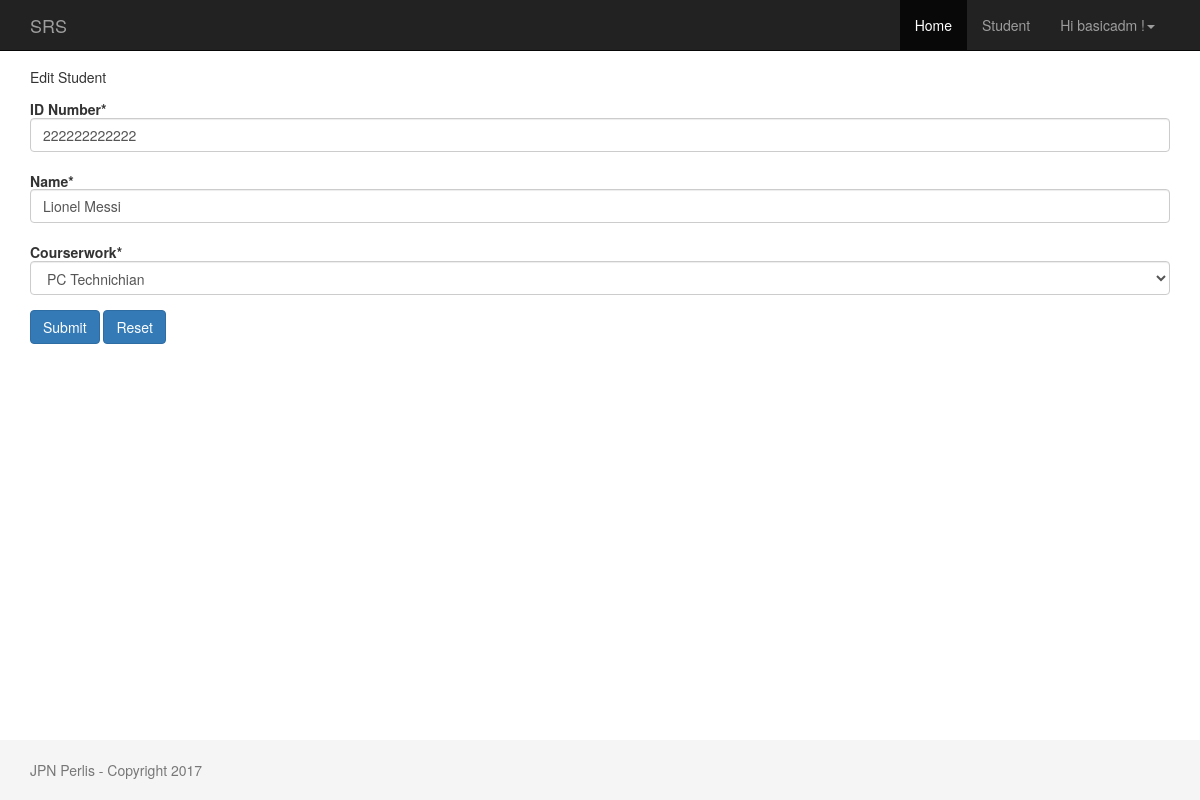
Page /2/edit (signed in) on the committed database.
### student/models.py (models this page shows, shortened)
class Student(models.Model):
    PROGAMMING = 'PR'
    NETWORKING = 'NT'
    PCTECH = 'PC'
    COURSE_CHOICES = (
        (PROGAMMING, 'Programming'),
        (NETWORKING, 'Networking'),
        (PCTECH, 'PC Technichian'),
    )
    createdby = models.ForeignKey('auth.User',on_delete=models.CASCADE)
    icnum = models.CharField('ID Number',max_length=12,unique=True,blank=False,null=False)
    name = models.CharField('Name',max_length=300)
    course = models.CharField('Courserwork',max_length=2,choices=COURSE_CHOICES,default=PCTECH,)
    created_date = models.DateTimeField('Created Date',default=timezone.now)

### student/views.py (the view)
# urls.py: url(r'^(?P<pk>\d+)/edit$', views.student_edit, name='student_edit'),
@login_required(login_url='/accounts/login/')
def student_edit(request,pk):
    student = get_object_or_404(Student, pk=pk)
    if request.method == "POST":
        form = StudentForm(request.POST,instance=student)
        if form.is_valid():
            student = form.save(commit=False)
            student.createdby = request.user
            student.save()
            messages.success(request, "Student record with ID: " + str(student.pk) + " has been updated! ")
            return redirect(reverse_lazy('student_detail',kwargs={'pk': student.pk }))
    else:
        form = StudentForm(instance=student)
    return render(request, 'student/student_edit.html', {'form': form})

### student/forms.py (shortened to what this page needs)
class StudentForm(forms.ModelForm):
    def __init__(self, *args, **kwargs):
        super(StudentForm, self).__init__(*args, **kwargs)
        self.helper = FormHelper(self)
        self.helper.form_class = 'form-horizontal'
        self.helper.layout.append(Submit('submit_change', 'Submit', css_class="btn-primary"))
        self.helper.layout.append(HTML('<a class="btn btn-primary" href={% url "student_home" %}>Reset</a>'))
    class Meta:
        model = Student
        fields = ('icnum', 'name', 'course',)

### templates/student/student_edit.html
{% extends 'baseproj.html' %}
{% load crispy_forms_tags %}
{% block content %}
    <h5>Edit Student<h5>
    {% crispy form %}
{% endblock %}

### templates/baseproj.html (shortened to what this page needs)
{% load static %}
{% load i18n %}
<!DOCTYPE html>
<html lang="en">
  <head>
    <link rel="stylesheet" href="{% static 'css/bootstrap.min.css' %}">
    <link href="{% static 'css/ie10-viewport-bug-workaround.css' %}" rel="stylesheet">
    <link rel="stylesheet" href="{% static 'css/sticky-footer-navbar.css' %}">
  </head>
  <body>
    {% block navbar %}
    <nav class="navbar navbar-inverse navbar-fixed-top">
      <div class="container">
        <div class="navbar-header">
          <a class="navbar-brand" href="#">SRS</a>
        </div>
        <div id="navbar" class="collapse navbar-collapse navbar-right">
          <ul class="nav navbar-nav">
            {% block home_navbar %}<li class="active"><a href="/">Home</a></li>{% endblock %}
            {% block student_navbar %}<li><a href="{% url 'student_home' %}">Student</a></li>{% endblock %}
            {% block user_navbar %}
              {% if user.is_authenticated %}
                <li class="dropdown">
                  <a href="#" class="dropdown-toggle" data-toggle="dropdown" role="button" aria-haspopup="true" aria-expanded="false"></span> Hi {{ user.username }} !<span class="caret"></span></a>
                </li>
              {% else %}
                <li><a href="/accounts/login/">Sign In</a></li>
                <li><a href="/accounts/signup/">Sign Up</a></li>
              {% endif %}
            {% endblock %}
          </ul>
        </div>
      </div>
    </nav>
    {% endblock %}
    {% block maincontent %}
    <div class="container">
      {% block content %}{% endblock %}
    </div>
    {% endblock %}
    {% block footer %}
    <footer class="footer">
      <div class="container">
        <p class="text-muted">JPN Perlis - Copyright 2017</p>
      </div>
    </footer>
    {% endblock %}
  </body>
</html>

### static/css/sticky-footer-navbar.css (style rules this page uses)
html { position: relative; min-height: 100%; }
body { margin-bottom: 60px; }
.footer { position: absolute; bottom: 0; width: 100%; height: 60px; background-color: #f5f5f5; }
.form-horizontal .form-group { margin-right: 0px; margin-left: 0px; }
body > .container { padding: 60px 15px 0; }
.container .text-muted { margin: 20px 0; }
.footer > .container { padding-right: 15px; padding-left: 15px; }

### rows in the picture
Student: icnum "222222222222", name "Lionel Messi", course "PC Technichian"

### other values in the picture
{{ user.username }} "basicadm"
